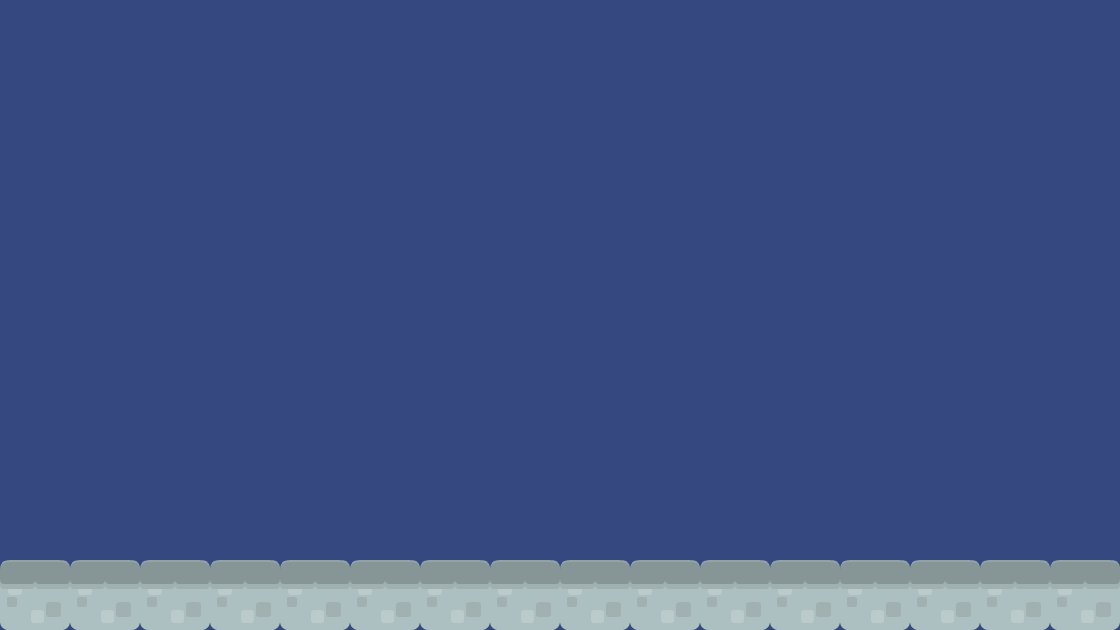

A level layout from a 2D game, rendered from its tile map. Below: a short description, then the map file with tile-grid data replaced by summaries:
An orthogonal 16x9 tile map with 70x70 px tiles, 1 tile layer (background 1), 2 tilesets.

<map version="1.0" orientation="orthogonal" renderorder="right-down" width="16" height="9" tilewidth="70" tileheight="70" backgroundcolor="#354980">
 <tileset firstgid="1" name="background-tiles" tilewidth="70" tileheight="70">
  <image source="../img/background-tiles.png" width="910" height="910" />
 </tileset>
 <tileset firstgid="170" name="meta-tiles" tilewidth="70" tileheight="70">
  <image source="../img/meta-tiles.png" width="350" height="70" />
 </tileset>
 <layer name="background 1" width="16" height="9">
  <data>[144 cells, 16 non-empty, 1 distinct tile ids]</data>
 </layer>
</map>
